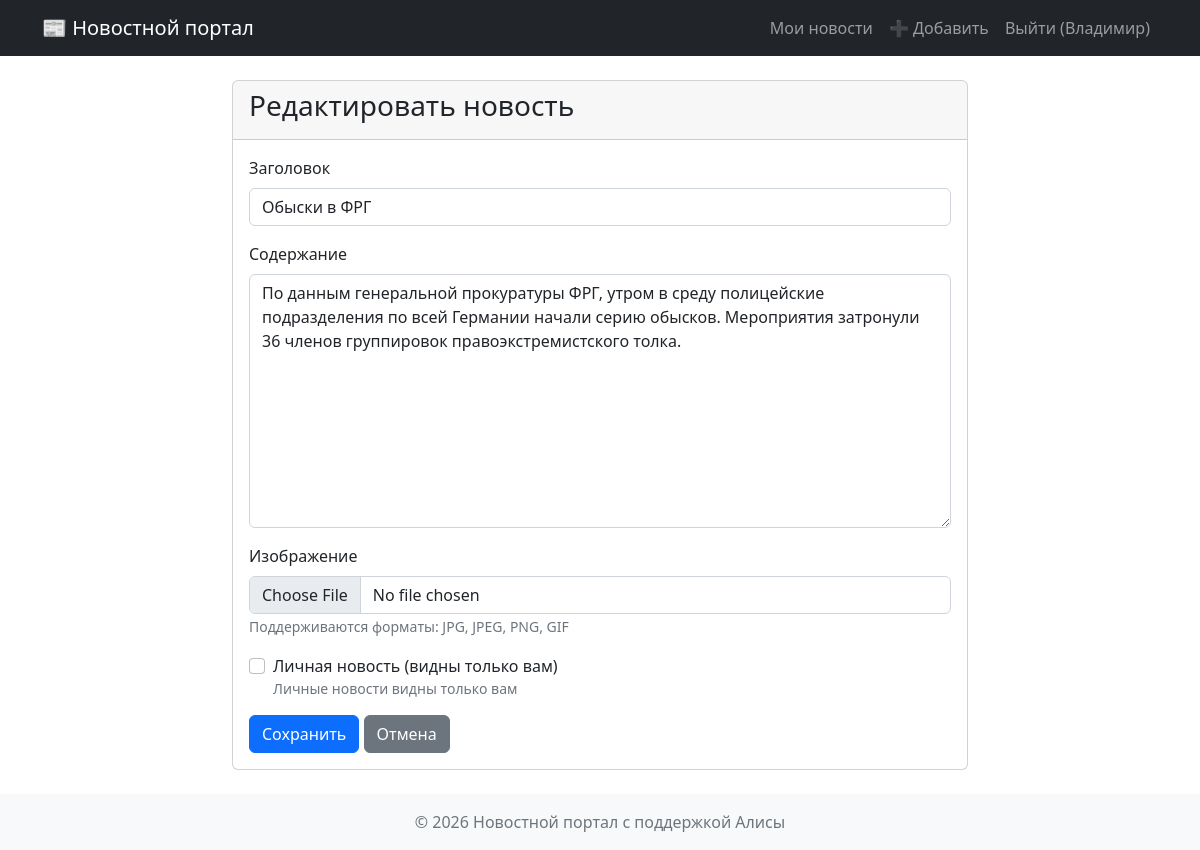
Screenshot of /news/4/edit (signed in) with the database file from the repository.
### newproj/models/user.py (models this page shows, shortened)
class User(BaseModel, UserMixin):
    __tablename__ = 'users'
    name = db.Column(db.String(100), nullable=False)
    email = db.Column(db.String(100), unique=True, nullable=False)
    hashed_password = db.Column(db.String(200), nullable=False)
    about = db.Column(db.Text, nullable=True)
    news = db.relationship('News', back_populates='author', lazy='dynamic')

### newproj/models/news.py (models this page shows, shortened)
class News(BaseModel):
    __tablename__ = 'news'
    title = db.Column(db.String(200), nullable=False)
    content = db.Column(db.Text, nullable=False)
    is_private = db.Column(db.Boolean, default=False)
    is_published = db.Column(db.Boolean, default=True)
    views_count = db.Column(db.Integer, default=0)
    image = db.Column(db.String(200), nullable=True)  # путь к изображению
    author_id = db.Column(db.Integer, db.ForeignKey('users.id'), nullable=False)
    author = db.relationship('User', back_populates='news')

### newproj/blueprints/news.py (the view, shortened to what this page needs)
@news_bp.route('/<int:news_id>/edit', methods=['GET', 'POST'])
@login_required
def edit(news_id):
    news = NewsService.get_by_id(db.session, news_id)
    if not news or news.author_id != current_user.id:
        abort(404)
    form = NewsForm(obj=news)
    return render_template('add_news.html', form=form, title='Редактировать новость')

### newproj/forms/news_new.py
class NewsForm(FlaskForm):
    title = StringField('Заголовок', validators=[DataRequired(), Length(max=200)])
    content = TextAreaField('Содержание', validators=[DataRequired()])
    is_private = BooleanField('Личная новость (видны только вам)')
    photo = FileField('Изображение', validators=[
        FileAllowed(['jpg', 'jpeg', 'png', 'gif'], 'Разрешены только картинки!')
    ])
    submit = SubmitField('Сохранить')

### newproj/extensions.py (called while the page is built)
@login_manager.user_loader
def load_user(user_id):
    from models.user import User
    return db.session.get(User, int(user_id))

### newproj/services/news_service.py (called while the page is built)
    @staticmethod
    def get_by_id(session, news_id):
        return session.query(News).filter(News.id == news_id).first()

### newproj/templates/add_news.html (shortened to what this page needs)
{% extends "base.html" %}
{% block content %}
<div class="row justify-content-center">
    <div class="col-md-8">
        <div class="card">
            <div class="card-header"><h3>{{ title }}</h3></div>
            <div class="card-body">
                <form method="POST" enctype="multipart/form-data">
                    <div class="mb-3">
                        {{ form.title.label(class="form-label") }}
                        {{ form.title(class="form-control") }}
                    </div>
                    <div class="mb-3">
                        {{ form.content.label(class="form-label") }}
                        {{ form.content(class="form-control", rows=10) }}
                    </div>
                    <div class="mb-3">
                        {{ form.photo.label(class="form-label") }}
                        {{ form.photo(class="form-control") }}
                        <small class="text-muted">Поддерживаются форматы: JPG, JPEG, PNG, GIF</small>
                    </div>
                    <div class="mb-3 form-check">
                        {{ form.is_private(class="form-check-input") }}
                        {{ form.is_private.label(class="form-check-label") }}
                        <small class="text-muted d-block">Личные новости видны только вам</small>
                    </div>
                    {{ form.submit(class="btn btn-primary") }}
                    <a href="{{ url_for('main.index') }}" class="btn btn-secondary">Отмена</a>
                </form>
            </div>
        </div>
    </div>
</div>
{% endblock %}

### newproj/templates/base.html (shortened to what this page needs)
<!DOCTYPE html>
<html lang="ru">
<head>
    <link href="https://cdn.jsdelivr.net/npm/bootstrap@5.2.3/dist/css/bootstrap.min.css" rel="stylesheet">
    <link rel="stylesheet" href="{{ url_for('static', filename='css/style.css') }}">
</head>
<body>
    <nav class="navbar navbar-expand-lg navbar-dark bg-dark">
        <div class="container">
            <a class="navbar-brand" href="{{ url_for('main.index') }}">📰 Новостной портал</a>
            <div class="collapse navbar-collapse" id="navbarNav">
                <ul class="navbar-nav ms-auto">
                    {% if current_user.is_authenticated %}
                        <li class="nav-item">
                            <a class="nav-link" href="{{ url_for('news.my_news') }}">Мои новости</a>
                        </li>
                        <li class="nav-item">
                            <a class="nav-link" href="{{ url_for('news.add') }}">➕ Добавить</a>
                        </li>
                        <li class="nav-item">
                            <a class="nav-link" href="{{ url_for('auth.logout') }}">Выйти ({{ current_user.name }})</a>
                        </li>
                    {% endif %}
                </ul>
            </div>
        </div>
    </nav>
    <main class="container my-4">
        {% block content %}{% endblock %}
    </main>
    <footer class="bg-light text-center py-3 mt-4">
        <div class="container">
            <span class="text-muted">© 2026 Новостной портал с поддержкой Алисы</span>
        </div>
    </footer>
</body>
</html>

### rows the page displays
User: name "Владимир"
News: title "Обыски в ФРГ", content "По данным генеральной прокуратуры ФРГ, утром в среду полицейские подразделения по всей Германии начали серию обысков. Мероприятия затронули 36 членов группировок правоэкстремистского толка."

### other values shown
{{ title }} "Редактировать новость"
